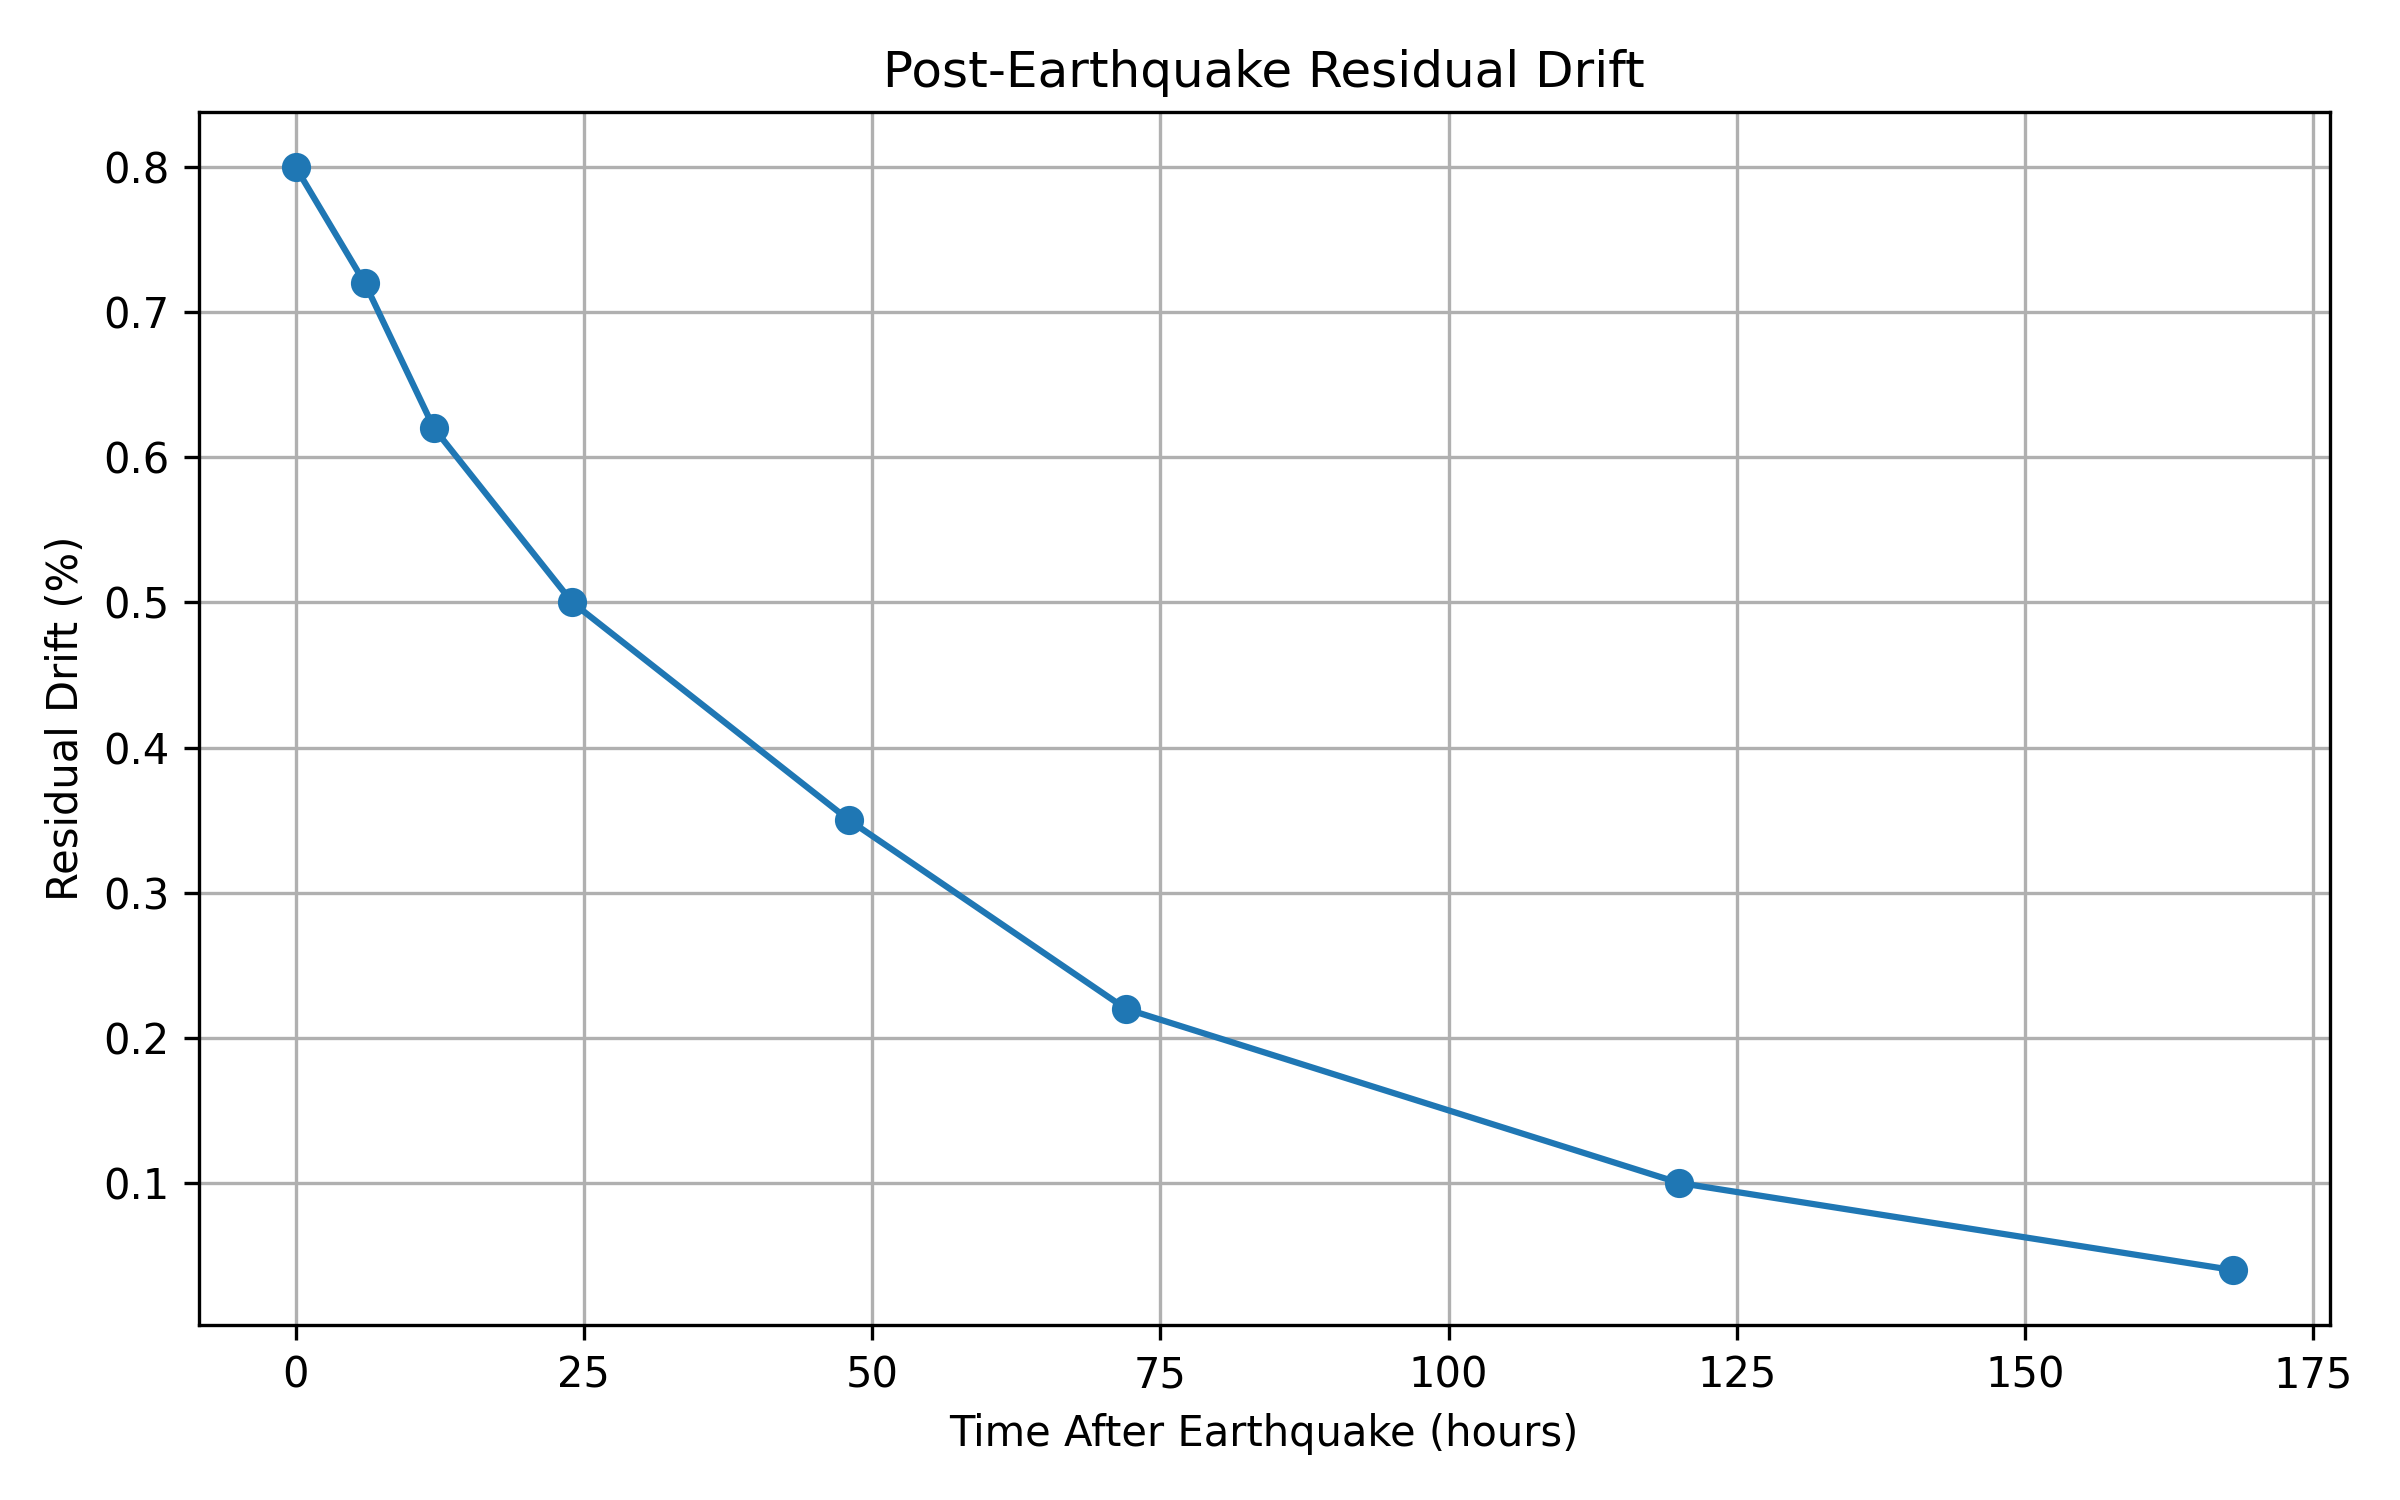

Python code for this plot:
import numpy as np
import matplotlib.pyplot as plt

# -------------------------------------------------
# Residual Drift and Post-Earthquake Recovery
# Preliminary / Illustrative Model
# -------------------------------------------------

# Time after earthquake (hours)
time = np.array([
    0,
    6,
    12,
    24,
    48,
    72,
    120,
    168
])

# Illustrative residual drift (%)
residual_drift = np.array([
    0.80,
    0.72,
    0.62,
    0.50,
    0.35,
    0.22,
    0.10,
    0.04
])

# -------------------------------------------------
# Recovery Index
# -------------------------------------------------

initial_drift = residual_drift[0]

recovery_index = (
    1 - residual_drift / initial_drift
) * 100

# -------------------------------------------------
# Print results
# -------------------------------------------------

print("Post-Earthquake Residual Drift Assessment")
print("-" * 50)

for i in range(len(time)):
    print(
        f"Time = {time[i]:>3} h | "
        f"Residual Drift = {residual_drift[i]:.2f}% | "
        f"Recovery Index = {recovery_index[i]:.1f}%"
    )

# -------------------------------------------------
# Plot residual drift
# -------------------------------------------------

plt.figure(figsize=(8, 5))

plt.plot(
    time,
    residual_drift,
    marker="o"
)

plt.xlabel("Time After Earthquake (hours)")
plt.ylabel("Residual Drift (%)")
plt.title("Post-Earthquake Residual Drift")

plt.grid(True)
plt.tight_layout()

plt.savefig(
    "residual_drift_recovery.png",
    dpi=300
)

plt.show()
